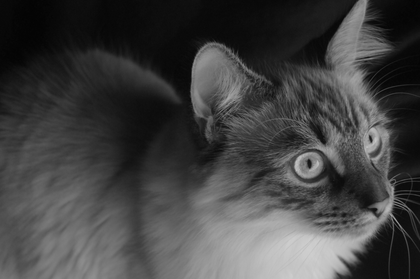
%> input picture imgs/kitten.pgm, 420 x 279 px, shrunk from 1920 x 1275 before the run
$ octave prototype.m   (GNU Octave 9; MATLAB toolbox functions it lacks are replaced by stand-ins)
%> lines starting %> are read from the running program, lines starting %| are printed output that depends on the picture
% prototype code for the smallHD software task assignment to advance
% in the interview process
% 2017/02/22

% octave runtime requirement
%pkg load signal

% in octave this takes ~13 minutes to run when I am doing simulataneous
% build and debug in visual studio.
disp('start');

tic; % to measure time
% load the image data as 0-255 data
u8Kitten=imread('kitten.pgm');
%> u8Kitten is the input picture: size 279x420 uint8; min 3, max 207, mean 66.5
%u8Kitten=imread('kitten_tiny.pgm');
%u8Kitten=imread('kitten_small.pgm');
%u8Kitten=imread('kitten_medium.pgm');
dKitten=im2double(u8Kitten);  % convert to double
[m,n] = size(dKitten);
%> m = 279; n = 420
disp(['num rows= ',num2str( m ),' num cols= ',num2str( n )]);
%| num rows= 279 num cols= 420


% display the image
figure('Name','using 8-bt');
imshow(u8Kitten);


% Create a test input of all ones.
dOnes1x9 = ones(1,9);

% Create a low pass filter.
% Looking at my img processing class hw, I did this
% when I was making a 3x3 and 5x5 filter.  I can't remember why
% also in that case I transformed the output using the imfilter routine
% where all ones 3x3 was a low pass filter.
dOnes1x9_prime = ones(1,9)*(double(1/9));


% what does dct provide?
y1=dct(dOnes1x9);
y2=dct(dOnes1x9_prime);

% y1 is [3, 0, 0, .... 0]  nine values. same size as input
% y2 is [0.3333, 0, 0, ... 0]


% what happens if use an array of which corresponds to something like this:
%
%  0    128    0
%  128  255   128
%  0    128    0
%
% Note, I'm converting these to double 0..1
u8Test=[0, 128, 0, 128, 255, 128, 0, 128, 0];
dTest=u8Test/255;
y3=dct(dTest);   % y3 = [1.0026, 0,  -0.5973, -0.0000,  0.3170,  0,   -0.7080, 0, -0.2099]
%
% If I count the number of non zero pixels, I would get
% 5
%
% If I were to threshold the frequencies with an abs > 0.5 and then count, I would get
% y3 = [1.0026, 0,  -0.5973, -0.0000,  0,  0,   -0.7080, 0, 0]
% 3

% what happens if use an array of which corresponds to something like this:
%
%  128    128   128
%  128    255   128
%  128    128   128
%
% Note, I'm converting these to double 0..1
u8Test=[128, 128, 128, 128, 255, 128, 128, 128, 128];
dTest=u8Test/255;
y3=dct(dTest);   % y3 = [1.6719, 0.0000, -0.2348, -0.0000, 0.2348, -0.0000, -0.2348, 0, 0.2348]
% If I count the number of non zero pixels, I would get
% 5
%
% If I were to threshold the frequencies with an abs > 0.5 and then count, I would get
% y3 = [1.6719, 0, 0, 0, 0, 0, 0, 0, 0]
% 1

% Hmm. This looks like it would distinguish pixels who have similar
% neighbors.  Perhaps the threshold could be used to as some sort of
% variable to mainpulate the pixel modification.  Let try this on the input
% data.

% ignoring matlabisms for operations on arrays since I'm going to have to
% implement this in C afterwards anyway.
% create a sliding window of neighbor pixesl in the array
% Also ignoring how the arrays are stored in memory, so i have a 50/50 shot
% of the data being in cache.
%
% Since I'll be using calculated values for the pixels, I'll use variables
% to keep track of the neighbors.  I'll use compass directions for the
% names.
%
%              NW          N           NE
%              W   pixel of interest   E
%              SW          S           SE
%
% m = num rows, 1275
% n = num cols, 1920
%
% Iterate left to right, top to bottom for simplicity
for j = 1:3:n  % col iteration
    for i = 1:3:m  % row iteration
        % for cases where a neighbor does not exist, simply set to zero
        % ie. if first pixel, it has no neighbor to top or left.
        %
        % Get value for NW pixel, if it does not exist set to zero.

        if ( i>1 && j>1 )
            NW = dKitten(i-1,j-1);  % index with A(row,col)
        else
            NW = 0;
        end
        % Get value for N pixel, if it does not exist set to zero.
        if ( i>1 )
           N = dKitten(i-1,j);
        else
           N = 0;
        end
        % Get value for NE pixel, if it does not exist set to zero.
        if ( i>1 && j<(n-1) )
           NE = dKitten(i-1,j+1);
        else
           NE = 0;
        end
        % Get value for W pixel, if it does not exist set to zero.
        if ( j>1 )  % fix was j > 1; orig was i>1
           W = dKitten(i,j-1);  % fix was i, j-1; orig was i-1,j
        else
           W = 0;
        end
        % Get value for E pixel, if it does not exist set to zero.
        if ( j<(n-1) )
           E = dKitten(i,j+1);
        else
           E = 0;
        end
        % Get value for SW pixel, if it does not exist set to zero.
        if ( i<(m-1) && j>1 )
           SW = dKitten(i+1,j-1);
        else
           SW = 0;
        end
        % Get value for S pixel, if it does not exist set to zero.
        if ( i<(m-1)  )
           S = dKitten(i+1,j);
        else
           S = 0;
        end
        % Get value for SE pixel, if it does not exist set to zero.
        if ( i<(m-1) && j<(n-1)  )
           SE = dKitten(i+1,j+1);
        else
           SE = 0;
        end

        pixel = dKitten(i,j);

        % Now we can build the neighborhood of pixels
        neighborhood = [ NW, N, NE, W, pixel, E, SW, S, SE];
        % removing this was a fix. its already scaled
        %neighborhood=neighborhood/255;
        dctNeigh=dct(neighborhood);
        % these are tiny numbers, use a threshold of 0.0005
        % this will create a new array where any values less than threshold
        % are set to zero.
        %dctNeigh_threshold(abs(dctNeigh) < 0.0005) = 0;
        %
        % This will create a logical array where one is a value greater
        % than the threshold. 0 if less.
%        gtThreshold = (abs(dctNeigh))>0.05;
%        gtThreshold = (abs(dctNeigh))>0.005;
        gtThreshold = (abs(dctNeigh))>0.01;
        %  This will count the number of ones
        num_gtThreshold = sum(gtThreshold);
%        if (num_gtThreshold < 2)  % if just two major freq componets
        if (num_gtThreshold >= 2)  % if just two major freq componets
            dKitten(i,j) = 1;     % mod the pixel as all white
        end


    end

    % get an idea how fast this is working
    %disp(['finished rolumn ', num2str(j)]);


end
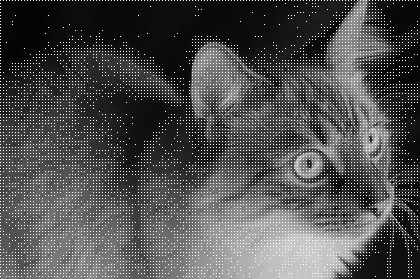
%> dKitten: size 279x420 double; min 0.0118, max 1, mean 0.314
%> after the loop, E = 0.0667; N = 0.0627; NE = 0.0667; NW = 0.0667; S = 0.0667; SE = 0.0627; SW = 0.0667; W = 0.0627
disp('stop')
figure('Name','Threshold and low freq count');
imshow(dKitten);

% to measure run time
toc
% roughly six minutes to run

$ run again, with python/imgs/kitten_small.pgm copied over imgs/kitten.pgm
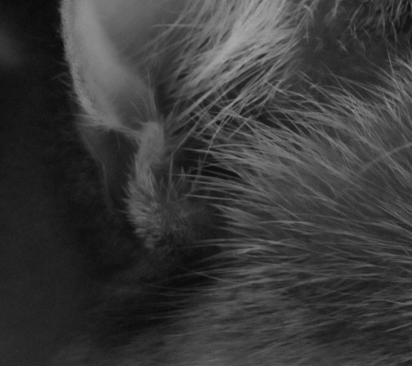
%> input picture python/imgs/kitten_small.pgm, 412 x 366 px
%> u8Kitten is the input picture: size 366x412 uint8; min 8, max 170, mean 58.1
%| num rows= 366 num cols= 412
%> after the loop `for j = 1:3:n`:
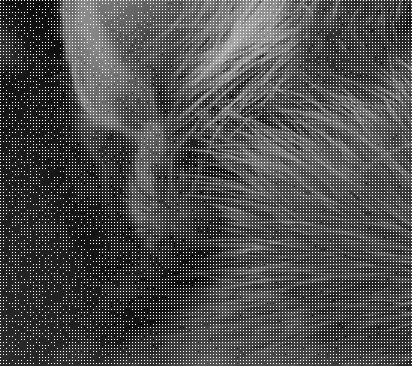
%> dKitten: size 366x412 double; min 0.0314, max 1, mean 0.304
%> after the loop `for j = 1:3:n`: E = 0; N = 0.129; NE = 0; NW = 0.125; S = 0.176; SE = 0; SW = 0.169; W = 0.133

$ run again, with imgs/NC147_DAVIS_DR_subset.png saved as imgs/kitten.pgm
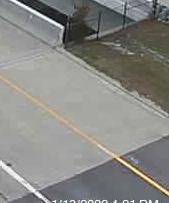
%> input picture imgs/NC147_DAVIS_DR_subset.png, 169 x 203 px
%> u8Kitten is the input picture: size 203x169x3 uint8; mean R, G, B 135.5, 135.6, 131.5
%| num rows= 203 num cols= 507
%> after the loop `for j = 1:3:n`:
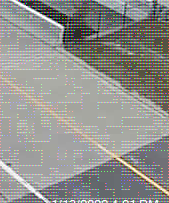
%> dKitten: size 203x169x3 double; mean R, G, B 0.569, 0.568, 0.554
%> after the loop `for j = 1:3:n`: E = 0.443; NW = 0.435; S = 0; W = 0.435
